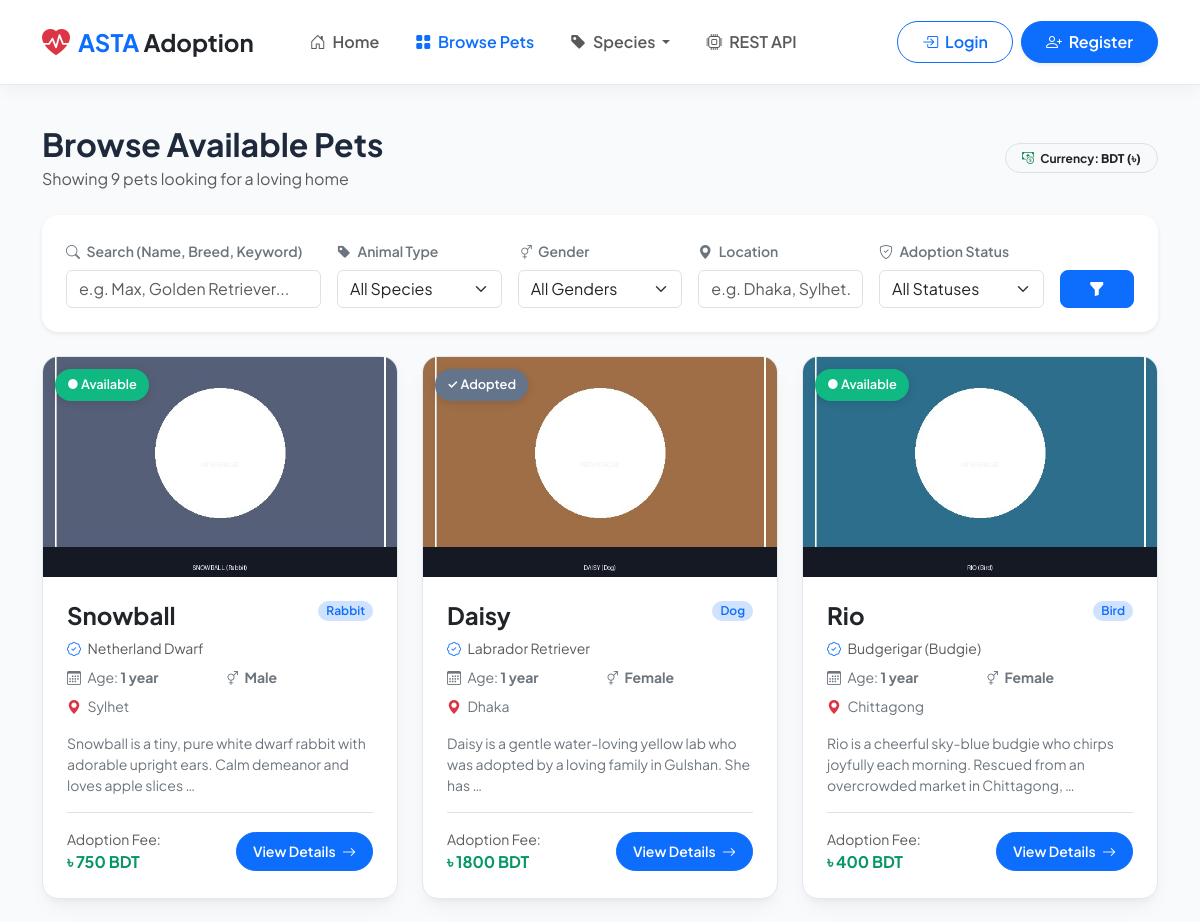
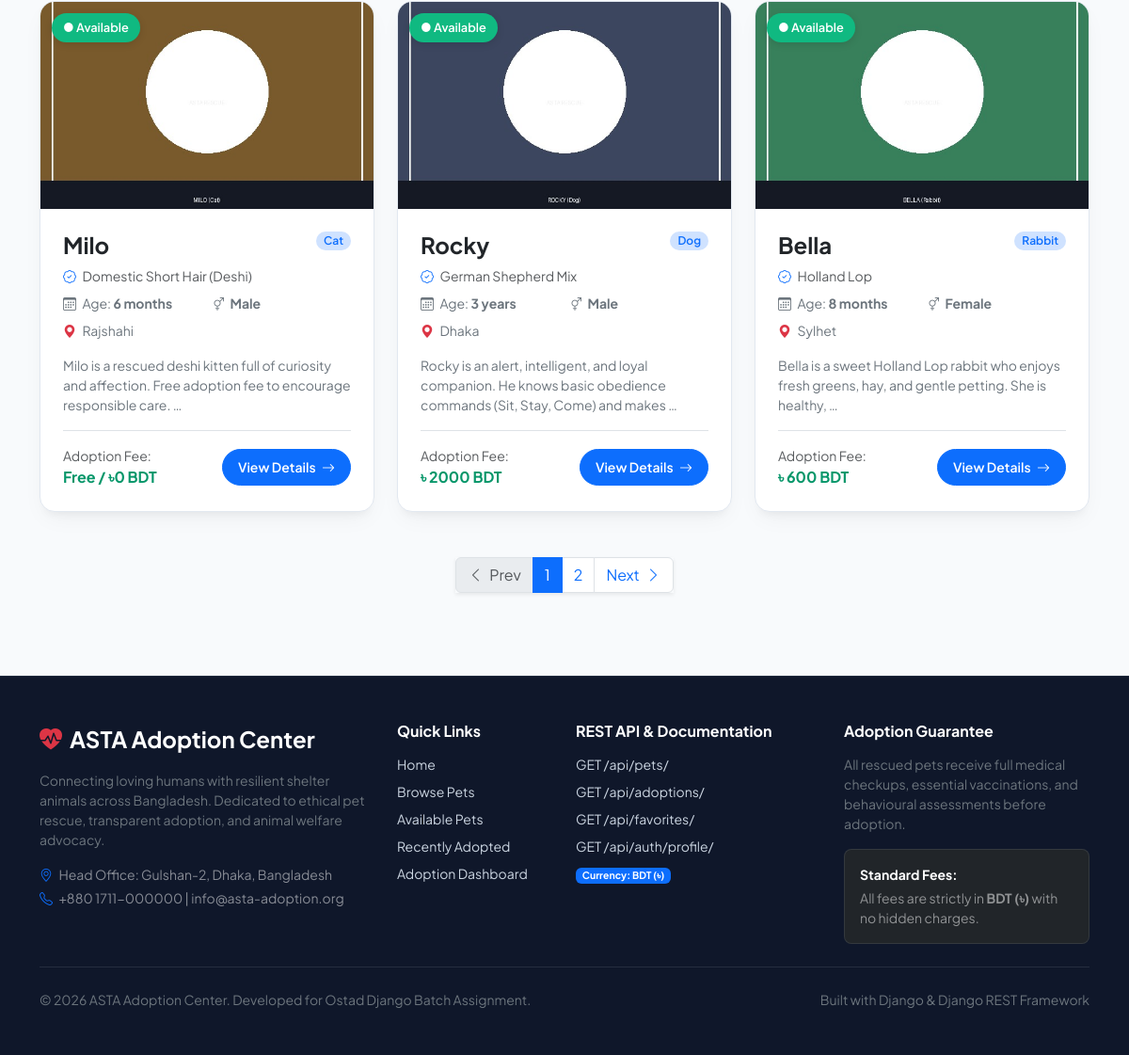
/pets/, run on the app's committed database (2 pictures, top to bottom).
### pets/models.py (models this page shows, shortened)
class Pet(models.Model):
    ANIMAL_TYPE_CHOICES = [
        ('Dog', 'Dog'),
        ('Cat', 'Cat'),
        ('Bird', 'Bird'),
        ('Rabbit', 'Rabbit'),
        ('Other', 'Other'),
    ]
    GENDER_CHOICES = [
        ('Male', 'Male'),
        ('Female', 'Female'),
    ]
    STATUS_CHOICES = [
        ('Available', 'Available'),
        ('Adopted', 'Adopted'),
    ]
    name = models.CharField(max_length=100)
    animal_type = models.CharField(max_length=50, choices=ANIMAL_TYPE_CHOICES, default='Dog')
    breed = models.CharField(max_length=100)
    age = models.CharField(max_length=50, help_text="e.g. 2 years, 6 months")
    gender = models.CharField(max_length=10, choices=GENDER_CHOICES, default='Male')
    location = models.CharField(max_length=100, default='Dhaka')
    description = models.TextField()
    image = models.ImageField(upload_to='pets/', blank=True, null=True)
    status = models.CharField(max_length=20, choices=STATUS_CHOICES, default='Available')
    adoption_fee = models.DecimalField(
        max_digits=10,
        decimal_places=2,
        default=0.00,
        help_text="Adoption / Medical care fee in BDT"
    )
    created_at = models.DateTimeField(auto_now_add=True)
    updated_at = models.DateTimeField(auto_now=True)
    class Meta:
        ordering = ['-created_at']

### pets/views.py (the view, shortened to what this page needs)
# urls.py: path('pets/', views.pet_list_view, name='pet_list'),
def pet_list_view(request):
    queryset = Pet.objects.all()
    form = PetSearchFilterForm(request.GET or None)
    search_query = request.GET.get('search', '').strip()
    animal_type = request.GET.get('animal_type', '').strip()
    gender = request.GET.get('gender', '').strip()
    location = request.GET.get('location', '').strip()
    status = request.GET.get('status', '').strip()
    if animal_type:
        queryset = queryset.filter(animal_type__iexact=animal_type)
    if gender:
        queryset = queryset.filter(gender__iexact=gender)
    if location:
        queryset = queryset.filter(location__icontains=location)
    if status:
        queryset = queryset.filter(status__iexact=status)
    paginator = Paginator(queryset, 6)
    page_number = request.GET.get('page', 1)
    try:
        pets_page = paginator.page(page_number)
    except PageNotAnInteger:
        pets_page = paginator.page(1)
    except EmptyPage:
        pets_page = paginator.page(paginator.num_pages)
    context = {
        'form': form,
        'pets': pets_page,
        'search_query': search_query,
        'selected_animal_type': animal_type,
        'selected_gender': gender,
        'selected_location': location,
        'selected_status': status,
        'total_results': queryset.count(),
    }
    return render(request, 'pets/pet_list.html', context)

### pets/forms.py
class PetSearchFilterForm(forms.Form):
    search = forms.CharField(
        required=False,
        widget=forms.TextInput(attrs={
            'class': 'form-control',
            'placeholder': 'Search by name, breed, location...'
        })
    )
    animal_type = forms.ChoiceField(
        required=False,
        choices=[('', 'All Species')] + Pet.ANIMAL_TYPE_CHOICES,
        widget=forms.Select(attrs={'class': 'form-select'})
    )
    gender = forms.ChoiceField(
        required=False,
        choices=[('', 'All Genders')] + Pet.GENDER_CHOICES,
        widget=forms.Select(attrs={'class': 'form-select'})
    )
    location = forms.CharField(
        required=False,
        widget=forms.TextInput(attrs={
            'class': 'form-control',
            'placeholder': 'City or Location (e.g. Dhaka)'
        })
    )
    status = forms.ChoiceField(
        required=False,
        choices=[('', 'All Statuses')] + Pet.STATUS_CHOICES,
        widget=forms.Select(attrs={'class': 'form-select'})
    )

### pets/context_processors.py (called while the page is built)
def site_settings(request):
    favorite_pet_ids = []
    if request.user.is_authenticated:
        favorite_pet_ids = list(
            Favorite.objects.filter(user=request.user).values_list('pet_id', flat=True)
        )
    return {
        'SITE_NAME': 'ASTA Adoption Center',
        'SITE_TAGLINE': 'Find Your Loyal Companion & Rescue a Loving Friend',
        'CURRENCY': 'BDT',
        'CURRENCY_SYMBOL': '৳',
        'PET_CATEGORIES': [
            {'name': 'Dog', 'icon': 'bi-suit-heart-fill'},
            {'name': 'Cat', 'icon': 'bi-emoji-smile'},
            {'name': 'Bird', 'icon': 'bi-feather'},
            {'name': 'Rabbit', 'icon': 'bi-flower1'},
            {'name': 'Other', 'icon': 'bi-stars'},
        ],
        'user_favorite_pet_ids': favorite_pet_ids,
    }

### templates/pets/pet_list.html (shortened to what this page needs)
{% extends 'base.html' %}
{% block content %}
<div class="container py-4">
  <div class="d-flex flex-column flex-md-row justify-content-between align-items-md-center mb-4">
    <div>
      <h2 class="fw-bold mb-1">Browse Available Pets</h2>
      <p class="text-muted mb-0">Showing {{ total_results }} pet{{ total_results|pluralize }} looking for a loving home</p>
    </div>
    <div class="mt-3 mt-md-0">
      <span class="badge bg-light text-dark border px-3 py-2 rounded-pill">
        <i class="bi bi-cash-coin text-success me-1"></i> Currency: <strong>BDT (৳)</strong>
      </span>
    </div>
  </div>
  <div class="card border-0 shadow-sm rounded-4 mb-4 p-4 bg-white">
    <form method="get" action="{% url 'pet_list' %}" class="row g-3 align-items-end">
      <div class="col-lg-3 col-md-6">
        <label class="form-label small fw-semibold text-secondary">
          <i class="bi bi-search me-1"></i> Search (Name, Breed, Keyword)
        </label>
        <input type="text" name="search" class="form-control" placeholder="e.g. Max, Golden Retriever..." value="{{ search_query }}">
      </div>
      <div class="col-lg-2 col-md-6">
        <label class="form-label small fw-semibold text-secondary">
          <i class="bi bi-tag-fill me-1"></i> Animal Type
        </label>
        <select name="animal_type" class="form-select">
          <option value="">All Species</option>
        </select>
      </div>
      <div class="col-lg-2 col-md-4">
        <label class="form-label small fw-semibold text-secondary">
          <i class="bi bi-gender-ambiguous me-1"></i> Gender
        </label>
        <select name="gender" class="form-select">
          <option value="">All Genders</option>
        </select>
      </div>
      <div class="col-lg-2 col-md-4">
        <label class="form-label small fw-semibold text-secondary">
          <i class="bi bi-geo-alt-fill me-1"></i> Location
        </label>
        <input type="text" name="location" class="form-control" placeholder="e.g. Dhaka, Sylhet..." value="{{ selected_location }}">
      </div>
      <div class="col-lg-2 col-md-4">
        <label class="form-label small fw-semibold text-secondary">
          <i class="bi bi-shield-check me-1"></i> Adoption Status
        </label>
        <select name="status" class="form-select">
          <option value="">All Statuses</option>
        </select>
      </div>
      <div class="col-lg-1 col-md-12 d-flex gap-2">
        <button type="submit" class="btn btn-primary w-100 rounded-3" title="Apply Filter">
          <i class="bi bi-funnel-fill"></i>
        </button>
      </div>
    </form>
  </div>
  <div class="row g-4 mb-5">
    {% for pet in pets %}
      <div class="col-md-6 col-lg-4">
        <div class="pet-card">
          <div class="pet-card-img-wrapper">
            <span class="pet-card-badge {% if pet.status == 'Available' %}badge-available{% else %}badge-adopted{% endif %}">
              {% if pet.status == 'Available' %}● Available{% else %}✓ Adopted{% endif %}
            </span>
            {% if pet.image %}
              <img src="{{ pet.image.url }}" alt="{{ pet.name }}" class="pet-card-img">
            {% else %}
              <div class="w-100 h-100 d-flex align-items-center justify-content-center bg-light text-muted">
                <i class="bi bi-image fs-1"></i>
              </div>
            {% endif %}
          </div>
          <div class="p-4 d-flex flex-column flex-grow-1">
            <div class="d-flex justify-content-between align-items-start mb-2">
              <h4 class="fw-bold mb-0 text-dark">{{ pet.name }}</h4>
              <span class="badge bg-primary-subtle text-primary fw-semibold px-2 py-1 rounded-pill">
                {{ pet.animal_type }}
              </span>
            </div>
            <p class="text-muted small mb-2">
              <i class="bi bi-patch-check text-primary me-1"></i> {{ pet.breed }}
            </p>
            <div class="row g-2 mb-3 small text-secondary">
              <div class="col-6">
                <i class="bi bi-calendar3 me-1"></i> Age: <strong>{{ pet.age }}</strong>
              </div>
              <div class="col-6">
                <i class="bi bi-gender-ambiguous me-1"></i> <strong>{{ pet.gender }}</strong>
              </div>
              <div class="col-12">
                <i class="bi bi-geo-alt-fill text-danger me-1"></i> {{ pet.location }}
              </div>
            </div>
            <p class="text-secondary small mb-3 flex-grow-1 text-truncate-2">
              {{ pet.description|truncatewords:18 }}
            </p>
            <div class="pt-3 border-top d-flex justify-content-between align-items-center">
              <div>
                <small class="text-muted d-block">Adoption Fee:</small>
                <strong class="currency-tag">
                  {% if pet.adoption_fee > 0 %}
                    ৳ {{ pet.adoption_fee|floatformat:0 }} {{ CURRENCY }}
                  {% else %}
                    Free / ৳0 {{ CURRENCY }}
                  {% endif %}
                </strong>
              </div>
              <a href="{% url 'pet_detail' pet.pk %}" class="btn btn-sm btn-primary rounded-pill px-3 py-2 fw-semibold">
                View Details <i class="bi bi-arrow-right ms-1"></i>
              </a>
            </div>
          </div>
        </div>
      </div>
    {% endfor %}
  </div>
  {% if pets.has_other_pages %}
    <nav aria-label="Pet pagination" class="d-flex justify-content-center">
      <ul class="pagination pagination-rounded shadow-sm">
        {% if pets.has_previous %}
          <li class="page-item">
            <a class="page-link" href="?page={{ pets.previous_page_number }}&search={{ search_query }}&animal_type={{ selected_animal_type }}&gender={{ selected_gender }}&location={{ selected_location }}&status={{ selected_status }}">
              <i class="bi bi-chevron-left me-1"></i> Prev
            </a>
          </li>
        {% else %}
          <li class="page-item disabled">
            <span class="page-link"><i class="bi bi-chevron-left me-1"></i> Prev</span>
          </li>
        {% endif %}
        {% for num in pets.paginator.page_range %}
          {% if pets.number == num %}
            <li class="page-item active" aria-current="page">
              <span class="page-link">{{ num }}</span>
            </li>
          {% elif num > pets.number|add:'-3' and num < pets.number|add:'3' %}
            <li class="page-item">
              <a class="page-link" href="?page={{ num }}&search={{ search_query }}&animal_type={{ selected_animal_type }}&gender={{ selected_gender }}&location={{ selected_location }}&status={{ selected_status }}">{{ num }}</a>
            </li>
          {% endif %}
        {% endfor %}
        {% if pets.has_next %}
          <li class="page-item">
            <a class="page-link" href="?page={{ pets.next_page_number }}&search={{ search_query }}&animal_type={{ selected_animal_type }}&gender={{ selected_gender }}&location={{ selected_location }}&status={{ selected_status }}">
              Next <i class="bi bi-chevron-right ms-1"></i>
            </a>
          </li>
        {% else %}
          <li class="page-item disabled">
            <span class="page-link">Next <i class="bi bi-chevron-right ms-1"></i></span>
          </li>
        {% endif %}
      </ul>
    </nav>
  {% endif %}
</div>
{% endblock %}

### static/css/style.css (style rules this page uses)
:root { --primary-color: #2563eb; --primary-dark: #1d4ed8; --primary-light: #eff6ff; --secondary-color: #f59e0b; --accent-color: #ec4899; --emerald-color: #10b981; --emerald-light: #ecfdf5; --dark-text: #1e293b; --muted-text: #64748b; --bg-gradient: linear-gradient(135deg, #f8fafc 0%, #f1f5f9 100%); --card-shadow: 0 10px 25px -5px rgba(0, 0, 0, 0.05), 0 8px 10px -6px rgba(0, 0, 0, 0.05); --hover-shadow: 0 20px 25px -5px rgba(0, 0, 0, 0.1), 0 10px 10px -5px rgba(0, 0, 0, 0.04); }
body { font-family: 'Plus Jakarta Sans', 'Inter', -apple-system, BlinkMacSystemFont, sans-serif; color: var(--dark-text); background-color: #f8fafc; min-height: 100vh; display: flex; flex-direction: column; }
.pet-card { border: 1px solid #e2e8f0; border-radius: 16px; overflow: hidden; background: #ffffff; transition: transform 0.25s ease, box-shadow 0.25s ease; box-shadow: var(--card-shadow); display: flex; flex-direction: column; height: 100%; }
.pet-card-img-wrapper { position: relative; width: 100%; height: 220px; overflow: hidden; background-color: #f1f5f9; }
.pet-card-img { width: 100%; height: 100%; object-fit: cover; transition: transform 0.4s ease; }
.pet-card-badge { position: absolute; top: 12px; left: 12px; z-index: 2; font-weight: 600; font-size: 0.8rem; padding: 6px 12px; border-radius: 20px; box-shadow: 0 2px 8px rgba(0, 0, 0, 0.12); }
.badge-available { background-color: #10b981; color: white; }
.badge-adopted { background-color: #64748b; color: white; }
.currency-tag { color: #059669; font-weight: 700; }

### data on the page
Pet: status "● Available", image (picture), name "Snowball", animal_type "Rabbit", breed "Netherland Dwarf", age "1 year", gender "Male", location "Sylhet", description "Snowball is a tiny, pure white dwarf rabbit with adorable upright ears. Calm demeanor and loves apple slices …", adoption_fee "750", CURRENCY "BDT"
Pet: status "✓ Adopted", image (picture), name "Daisy", animal_type "Dog", breed "Labrador Retriever", age "1 year", gender "Female", location "Dhaka", description "Daisy is a gentle water-loving yellow lab who was adopted by a loving family in Gulshan. She has …", adoption_fee "1800", CURRENCY "BDT"
Pet: status "● Available", image (picture), name "Rio", animal_type "Bird", breed "Budgerigar (Budgie)", age "1 year", gender "Female", location "Chittagong", description "Rio is a cheerful sky-blue budgie who chirps joyfully each morning. Rescued from an overcrowded market in Chittagong, …", adoption_fee "400", CURRENCY "BDT"
Pet: status "● Available", image (picture), name "Milo", animal_type "Cat", breed "Domestic Short Hair (Deshi)", age "6 months", gender "Male", location "Rajshahi", description "Milo is a rescued deshi kitten full of curiosity and affection. Free adoption fee to encourage responsible care. …", CURRENCY "BDT"
Pet: status "● Available", image (picture), name "Rocky", animal_type "Dog", breed "German Shepherd Mix", age "3 years", gender "Male", location "Dhaka", description "Rocky is an alert, intelligent, and loyal companion. He knows basic obedience commands (Sit, Stay, Come) and makes …", adoption_fee "2000", CURRENCY "BDT"
Pet: status "● Available", image (picture), name "Bella", animal_type "Rabbit", breed "Holland Lop", age "8 months", gender "Female", location "Sylhet", description "Bella is a sweet Holland Lop rabbit who enjoys fresh greens, hay, and gentle petting. She is healthy, …", adoption_fee "600", CURRENCY "BDT"

### other printed values
{{ total_results }} "9"
{{ num }} "1"
{{ num }} "2"
